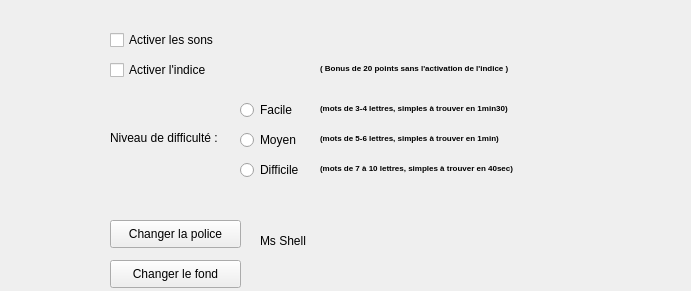
   <widget class="QWidget" name="FenOptions" native="true">
    <property name="geometry">
     <rect>
      <x>220</x>
      <y>0</y>
      <width>691</width>
      <height>291</height>
     </rect>
    </property>
    <widget class="QCheckBox" name="CheckActiverSon">
     <property name="geometry">
      <rect>
       <x>110</x>
       <y>30</y>
       <width>121</width>
       <height>20</height>
      </rect>
     </property>
     <property name="text">
      <string>Activer les sons</string>
     </property>
    </widget>
    <widget class="QLabel" name="label_9">
     <property name="geometry">
      <rect>
       <x>110</x>
       <y>130</y>
       <width>121</width>
       <height>16</height>
      </rect>
     </property>
     <property name="text">
      <string>Niveau de difficulté :</string>
     </property>
    </widget>
    <widget class="QRadioButton" name="NiveauFacile">
     <property name="geometry">
      <rect>
       <x>240</x>
       <y>100</y>
       <width>95</width>
       <height>20</height>
      </rect>
     </property>
     <property name="text">
      <string>Facile</string>
     </property>
    </widget>
    <widget class="QRadioButton" name="NiveauMoyen">
     <property name="geometry">
      <rect>
       <x>240</x>
       <y>130</y>
       <width>95</width>
       <height>20</height>
      </rect>
     </property>
     <property name="text">
      <string>Moyen</string>
     </property>
    </widget>
    <widget class="QRadioButton" name="NiveauDifficile">
     <property name="geometry">
      <rect>
       <x>240</x>
       <y>160</y>
       <width>95</width>
       <height>20</height>
      </rect>
     </property>
     <property name="text">
      <string>Difficile</string>
     </property>
    </widget>
    <widget class="QPushButton" name="BoutonChangerPolice">
     <property name="geometry">
      <rect>
       <x>110</x>
       <y>220</y>
       <width>131</width>
       <height>28</height>
      </rect>
     </property>
     <property name="text">
      <string>Changer la police</string>
     </property>
    </widget>
    <widget class="QLabel" name="NomPolice">
     <property name="geometry">
      <rect>
       <x>260</x>
       <y>230</y>
       <width>71</width>
       <height>21</height>
      </rect>
     </property>
     <property name="text">
      <string>Ms Shell</string>
     </property>
    </widget>
    <widget class="QLabel" name="label_10">
     <property name="geometry">
      <rect>
       <x>320</x>
       <y>100</y>
       <width>261</width>
       <height>16</height>
      </rect>
     </property>
     <property name="font">
      <font>
       <pointsize>6</pointsize>
       <weight>75</weight>
       <bold>true</bold>
      </font>
     </property>
     <property name="text">
      <string>(mots de 3-4 lettres, simples à trouver en 1min30)</string>
     </property>
    </widget>
    <widget class="QLabel" name="label_13">
     <property name="geometry">
      <rect>
       <x>320</x>
       <y>130</y>
       <width>251</width>
       <height>16</height>
      </rect>
     </property>
     <property name="font">
      <font>
       <pointsize>6</pointsize>
       <weight>75</weight>
       <bold>true</bold>
      </font>
     </property>
     <property name="text">
      <string>(mots de 5-6 lettres, simples à trouver en 1min)</string>
     </property>
    </widget>
    <widget class="QLabel" name="label_14">
     <property name="geometry">
      <rect>
       <x>320</x>
       <y>160</y>
       <width>271</width>
       <height>16</height>
      </rect>
     </property>
     <property name="font">
      <font>
       <pointsize>6</pointsize>
       <weight>75</weight>
       <bold>true</bold>
      </font>
     </property>
     <property name="text">
      <string>(mots de 7 à 10 lettres, simples à trouver en 40sec)</string>
     </property>
    </widget>
    <widget class="QPushButton" name="BoutonChangerDeFond">
     <property name="geometry">
      <rect>
       <x>110</x>
       <y>260</y>
       <width>131</width>
       <height>28</height>
      </rect>
     </property>
     <property name="text">
      <string>Changer le fond</string>
     </property>
    </widget>
    <widget class="QCheckBox" name="CheckActiverIndice">
     <property name="geometry">
      <rect>
       <x>110</x>
       <y>60</y>
       <width>111</width>
       <height>20</height>
      </rect>
     </property>
     <property name="text">
      <string>Activer l'indice</string>
     </property>
    </widget>
    <widget class="QLabel" name="label_15">
     <property name="geometry">
      <rect>
       <x>320</x>
       <y>60</y>
       <width>251</width>
       <height>16</height>
      </rect>
     </property>
     <property name="font">
      <font>
       <pointsize>6</pointsize>
       <weight>75</weight>
       <bold>true</bold>
      </font>
     </property>
     <property name="text">
      <string>( Bonus de 20 points sans l'activation de l'indice )</string>
     </property>
    </widget>
   </widget>
